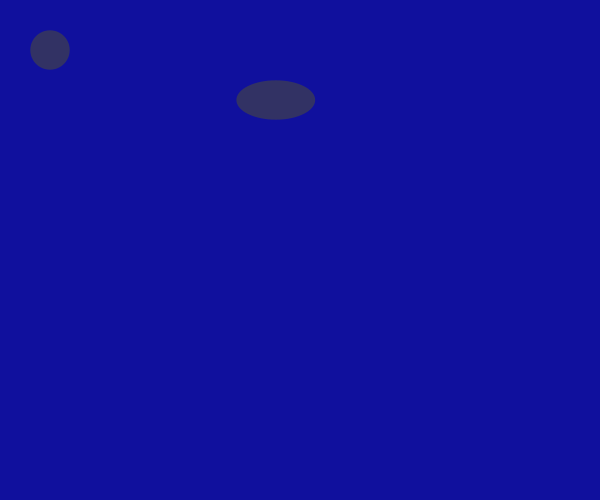
Frame 1 (no input)
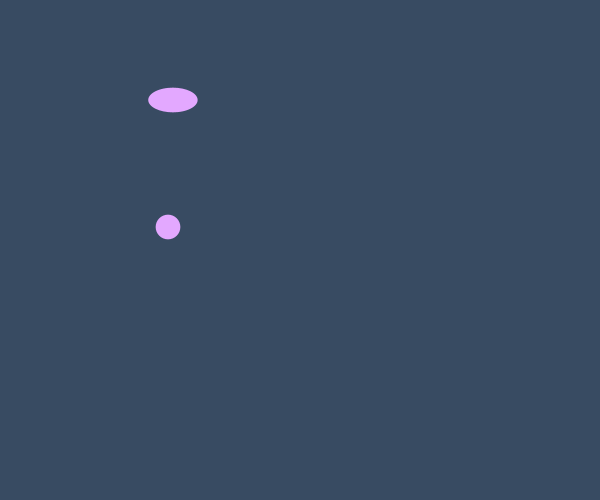
Frame 60 (the mouse pressed at the canvas centre just before this capture)
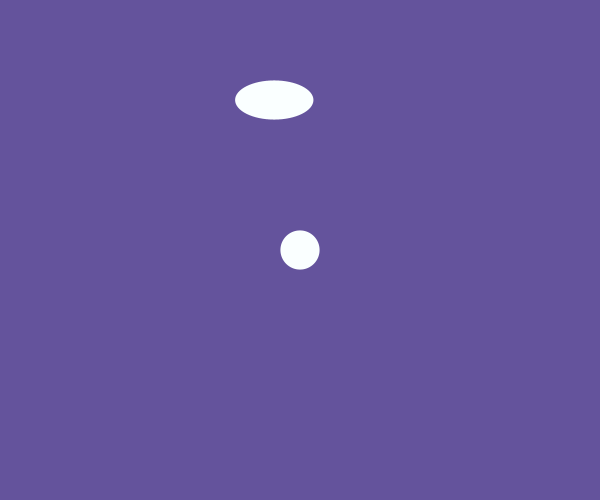
Frame 120 (the mouse held since frame 60 and released just before this capture)

The Processing sketch that drew these frames (run headless with seeded random() and noise(); from frame 60 on, the mouse is pressed at the canvas centre):

// Processing sketch: processing_103345
// ── processing_103345.pde

//aidan hussain
//jul 9
//bright little circle

void setup(){
  size(600,500);  
  background(0);
  frameRate(60);
}

int dx = 2;
int dy = 3;

int x = 50;
int y = 50;

void draw(){
  float r = random(20,50);
  background(x/3,y/3,r*4);
    fill(y,x,2*x);
    noStroke();
    ellipse(x,y,r,r);
    ellipse(r*7,100,r*2,r);
    
    x = x + dx;    //x is changing shown by moving the circle right
    y = y + dy;    //y is changing shown by moving the down
    
    if ( x< 0 || x > 475){    //x will "hit" a boundry and then its direction will reverse from right to left or vice versa
       dx = -1 * dx;         
    }
    
    if ( y < 0 || y > 475){   //y will hit a boundry and then its direction will reverse from down to up or vice versa
       dy = -1 * dy;  
    }
    if (mousePressed == true) {  //if mouse is pressed then the ball will move locations and the previous path will be deleted
      x = mouseX;
      y = mouseY;
    }
    if (keyPressed == true) {  //
      x = -1 * x;
      
      x = x + dx;
    }
}
